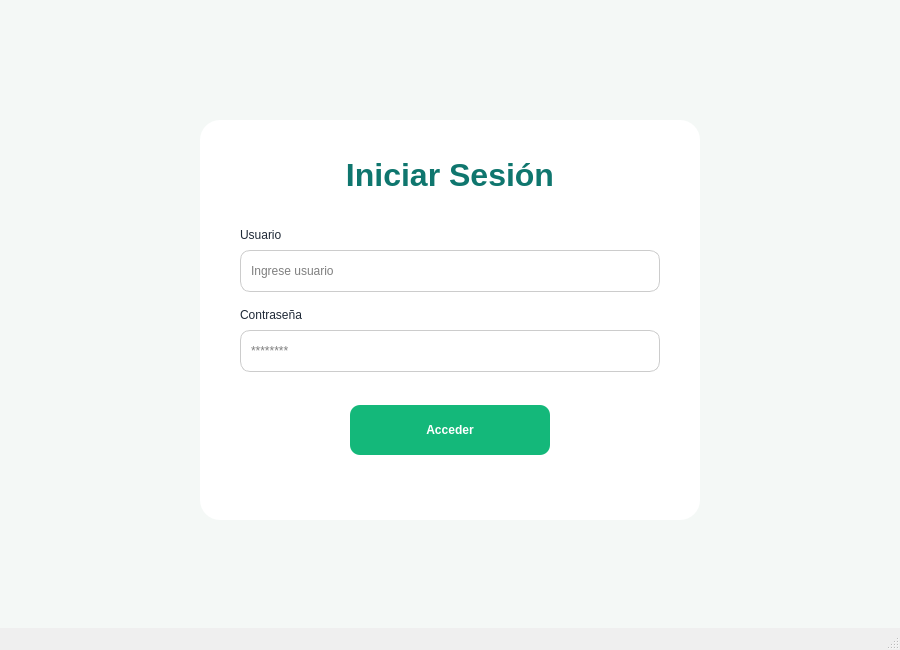
<?xml version="1.0" encoding="UTF-8"?>
<ui version="4.0">
 <class>LoginWindow</class>
 <widget class="QMainWindow" name="LoginWindow">
  <property name="geometry">
   <rect>
    <x>0</x>
    <y>0</y>
    <width>900</width>
    <height>650</height>
   </rect>
  </property>
  <property name="windowTitle">
   <string>Vitalis - Inicio de sesion</string>
  </property>
  <property name="styleSheet">
   <string notr="true">#centralwidget { background-color: #F4F8F6; }
#cardLogin { background-color: #FFFFFF; border-radius: 20px; }
#labelTituloLogin { color: #0F766E; }
#labelUsuario, #labelPassword { color: #1F2937; }
QLineEdit { border: 1px solid #cccccc; border-radius: 10px; padding: 8px; background: #FFFFFF; }
QLineEdit:focus { border: 1px solid #14B87A; }
#btnLogin { background-color: #14B87A; color: #FFFFFF; border: none; border-radius: 10px; font-weight: bold; }
#btnLogin:hover { background-color: #0F766E; }</string>
  </property>
  <widget class="QWidget" name="centralwidget">
   <widget class="QFrame" name="cardLogin">
    <property name="geometry">
     <rect>
      <x>200</x>
      <y>120</y>
      <width>500</width>
      <height>400</height>
     </rect>
    </property>
    <widget class="QLabel" name="labelTituloLogin">
     <property name="geometry">
      <rect>
       <x>40</x>
       <y>30</y>
       <width>420</width>
       <height>50</height>
      </rect>
     </property>
     <property name="font">
      <font>
       <pointsize>24</pointsize>
       <weight>75</weight>
       <bold>true</bold>
      </font>
     </property>
     <property name="text">
      <string>Iniciar Sesión</string>
     </property>
     <property name="alignment">
      <set>Qt::AlignCenter</set>
     </property>
    </widget>
    <widget class="QLabel" name="labelUsuario">
     <property name="geometry">
      <rect>
       <x>40</x>
       <y>105</y>
       <width>420</width>
       <height>20</height>
      </rect>
     </property>
     <property name="text">
      <string>Usuario</string>
     </property>
    </widget>
    <widget class="QLineEdit" name="lineEditUsuario">
     <property name="geometry">
      <rect>
       <x>40</x>
       <y>130</y>
       <width>420</width>
       <height>42</height>
      </rect>
     </property>
     <property name="placeholderText">
      <string>Ingrese usuario</string>
     </property>
    </widget>
    <widget class="QLabel" name="labelPassword">
     <property name="geometry">
      <rect>
       <x>40</x>
       <y>185</y>
       <width>420</width>
       <height>20</height>
      </rect>
     </property>
     <property name="text">
      <string>Contraseña</string>
     </property>
    </widget>
    <widget class="QLineEdit" name="lineEditPassword">
     <property name="geometry">
      <rect>
       <x>40</x>
       <y>210</y>
       <width>420</width>
       <height>42</height>
      </rect>
     </property>
     <property name="echoMode">
      <enum>QLineEdit::Password</enum>
     </property>
     <property name="placeholderText">
      <string>********</string>
     </property>
    </widget>
    <widget class="QPushButton" name="btnLogin">
     <property name="geometry">
      <rect>
       <x>150</x>
       <y>285</y>
       <width>200</width>
       <height>50</height>
      </rect>
     </property>
     <property name="font">
      <font>
       <weight>75</weight>
       <bold>true</bold>
      </font>
     </property>
     <property name="cursor">
      <cursorShape>PointingHandCursor</cursorShape>
     </property>
     <property name="text">
      <string>Acceder</string>
     </property>
    </widget>
    <widget class="QLabel" name="labelMensaje">
     <property name="geometry">
      <rect>
       <x>40</x>
       <y>345</y>
       <width>420</width>
       <height>40</height>
      </rect>
     </property>
     <property name="text">
      <string/>
     </property>
     <property name="alignment">
      <set>Qt::AlignCenter</set>
     </property>
     <property name="wordWrap">
      <bool>true</bool>
     </property>
    </widget>
   </widget>
  </widget>
  <widget class="QStatusBar" name="statusbar"/>
 </widget>
 <resources/>
 <connections/>
</ui>
